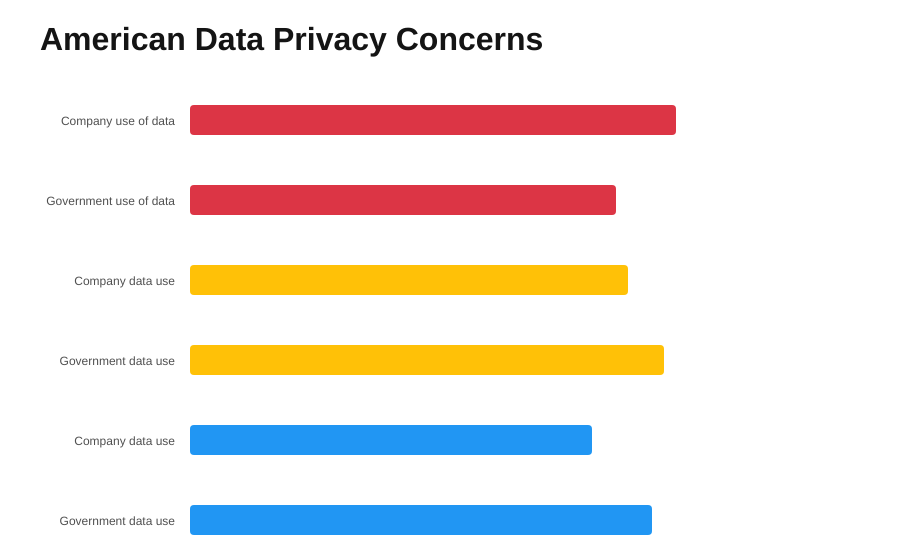
Frame 1 (no input)
Frame 60 (no input): identical to frame 1, image omitted
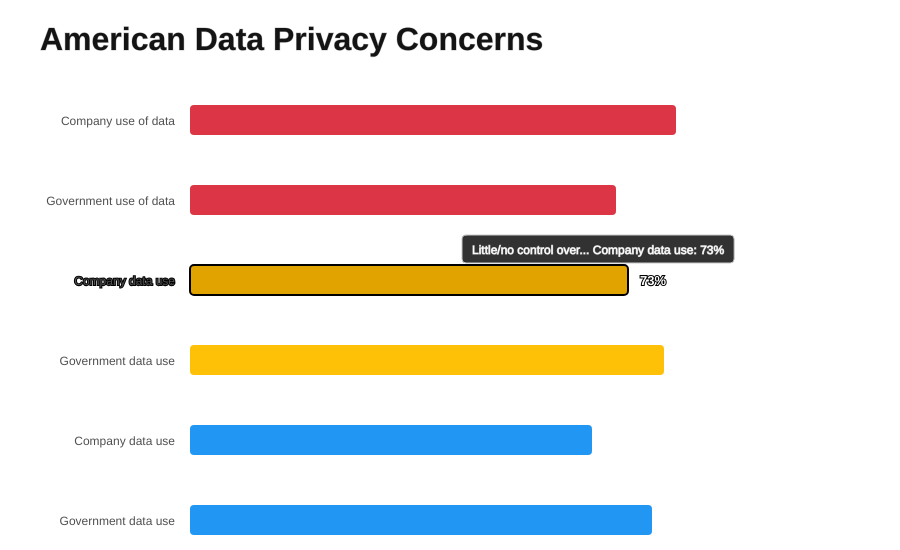
Frame 120 (the mouse pressed at the canvas centre since frame 60)

The p5.js sketch that drew these frames (run headless with seeded random() and noise() and a simulated clock; from frame 60 on, the mouse is pressed at the canvas centre):

// p5.js sketch
// ── sketch.js
// Data about American concerns regarding data use
const data = [
  { category: "Company use of data", percent: 81, type: "Concerned" },
  { category: "Government use of data", percent: 71, type: "Concerned" },
  { category: "Company data use", percent: 73, type: "Control" },
  { category: "Government data use", percent: 79, type: "Control" },
  { category: "Company data use", percent: 67, type: "Understanding" },
  { category: "Government data use", percent: 77, type: "Understanding" }
];

const typeColors = {
  "Concerned": [220, 53, 69],
  "Control": [255, 193, 7],
  "Understanding": [33, 150, 243]
};

const typeLabels = {
  "Concerned": "Concerned about...",
  "Control": "Little/no control over...",
  "Understanding": "Little/no understanding of..."
};

let hoveredBar = -1;

function setup() {
  createCanvas(900, 550);
}

function draw() {
  background(255);
  
  // Title
  fill(20);
  textSize(32);
  textAlign(LEFT);
  textStyle(BOLD);
  text("American Data Privacy Concerns", 40, 50);
  
  // Draw bars
  drawBars();
  
  // Draw tooltip if hovering
  if (hoveredBar >= 0) {
    drawTooltip();
  }
  
  hoveredBar = -1;
}

function drawBars() {
  let startY = 120;
  let barSpacing = 80;
  let maxBarWidth = 600;
  let padding = 40;
  
  for (let i = 0; i < data.length; i++) {
    let y = startY + i * barSpacing;
    let barWidth = (data[i].percent / 100) * maxBarWidth;
    let barX = padding + 150;
    
    // Check if mouse is over this bar
    let isHovered = (mouseY > y - 15 && mouseY < y + 20 && 
                     mouseX > barX && mouseX < barX + barWidth);
    
    if (isHovered) {
      hoveredBar = i;
    }
    
    // Draw bar
    let color = typeColors[data[i].type];
    if (isHovered) {
      fill(color[0] - 30, color[1] - 30, color[2] - 30);
      stroke(0);
      strokeWeight(2);
    } else {
      fill(color[0], color[1], color[2]);
      noStroke();
    }
    
    rect(barX, y - 15, barWidth, 30, 4);
    
    // Draw percentage text on bar
    fill(255);
    textSize(13);
    textAlign(LEFT);
    textStyle(BOLD);
    text(data[i].percent + "%", barX + barWidth + 12, y + 5);
    
    // Draw category label
    fill(80);
    textSize(12);
    textAlign(RIGHT);
    textStyle(NORMAL);
    text(data[i].category, barX - 15, y + 5);
  }
}

function drawTooltip() {
  let item = data[hoveredBar];
  let tooltipText = typeLabels[item.type] + " " + item.category + ": " + item.percent + "%";
  
  textSize(12);
  textAlign(LEFT);
  textStyle(NORMAL);
  
  let tooltipWidth = textWidth(tooltipText) + 20;
  let tooltipHeight = 28;
  let tooltipX = mouseX + 12;
  let tooltipY = mouseY - 40;
  
  // Draw tooltip box
  fill(50);
  stroke(200);
  strokeWeight(1);
  rect(tooltipX, tooltipY, tooltipWidth, tooltipHeight, 4);
  
  // Draw tooltip text
  fill(255);
  text(tooltipText, tooltipX + 10, tooltipY + 19);
}
